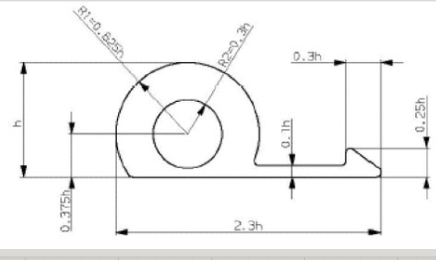
#> input picture test_crop.png, 436 x 260 px
$ python -i s0_preprocess.py   (imports and definitions only)
#> lines starting #> are read from the running program, lines starting #| are printed output that depends on the picture; after the words box and inside, x2 and y2 are one past the last pixel; in counts of white or black regions, pixels touching at a corner belong together
#> further down, picture is the input picture: shape (260, 436, 3); mean B, G, R 245, 245.2, 245.3
"""
Stage S0: Preprocess
Converts input image to grayscale, scale-normalizes to fixed long side (~2000px),
and performs dual binarization (dark for geometry, any_ink for thin grey lines).
"""

import cv2
import numpy as np
from typing import Tuple, Dict, Any


def preprocess_image(
    img_bgr: np.ndarray,
    target_long_side: int = 2000,
    dark_thresh: int = 110,
    ink_thresh: int = 210
) -> Tuple[np.ndarray, np.ndarray, np.ndarray, float, Tuple[int, int]]:
    """
    S0 Preprocessing:
    - Scale normalizes image so max(h, w) == target_long_side.
    - Converts to grayscale.
    - Dual binarization:
        - `dark`: threshold ~110 for solid workpiece geometry.
        - `any_ink`: threshold ~210 for thin grey dimension & witness lines.

    Returns:
        gray: Grayscale normalized image (h, w)
        dark: Binary mask of solid geometry (h, w)
        any_ink: Binary mask of all strokes (geometry + annotations) (h, w)
        scale: Scale factor applied to original image
        orig_shape: (orig_h, orig_w)
    """
#> called with target_long_side = 2000, dark_thresh = 110, ink_thresh = 210
    orig_h, orig_w = img_bgr.shape[:2]
#> orig_h = 260; orig_w = 436
    max_dim = max(orig_h, orig_w)
#> max_dim = 436

    if max_dim != target_long_side and max_dim > 0:
        scale = float(target_long_side) / float(max_dim)
#> scale = 4.59
        new_w = int(round(orig_w * scale))
#> new_w = 2000
        new_h = int(round(orig_h * scale))
#> new_h = 1193
        interp = cv2.INTER_CUBIC if scale > 1.0 else cv2.INTER_AREA
#> interp = 2
        img_scaled = cv2.resize(img_bgr, (new_w, new_h), interpolation=interp)
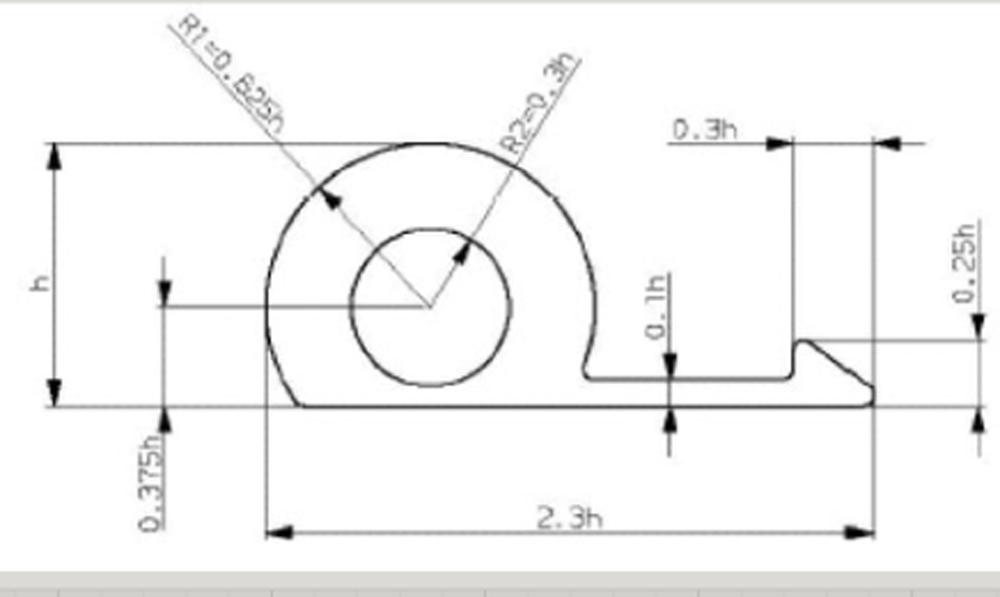
#> img_scaled: shape (1193, 2000, 3) (shown at 1/2 size); mean B, G, R 244.9, 245.1, 245.2
    else:
        scale = 1.0
        img_scaled = img_bgr.copy()

    gray = cv2.cvtColor(img_scaled, cv2.COLOR_BGR2GRAY)

    # Dual binarization:
    # In standard drawings, background is light (>220) and ink is dark (<210).
    # dark: threshold ~100-110 for dark geometry
    # any_ink: threshold ~200-210 for any ink including light dimension lines
    ink_pixels = gray[gray < 235]
    if len(ink_pixels) > 50:
        p10 = float(np.percentile(ink_pixels, 10))
#> p10 = 121
        p70 = float(np.percentile(ink_pixels, 70))
#> p70 = 218
        if p10 > 80:
            actual_dark = int(min(185, max(dark_thresh, p70)))
#> actual_dark = 185
        else:
            actual_dark = dark_thresh
    else:
        actual_dark = dark_thresh

    _, dark = cv2.threshold(gray, actual_dark, 255, cv2.THRESH_BINARY_INV)
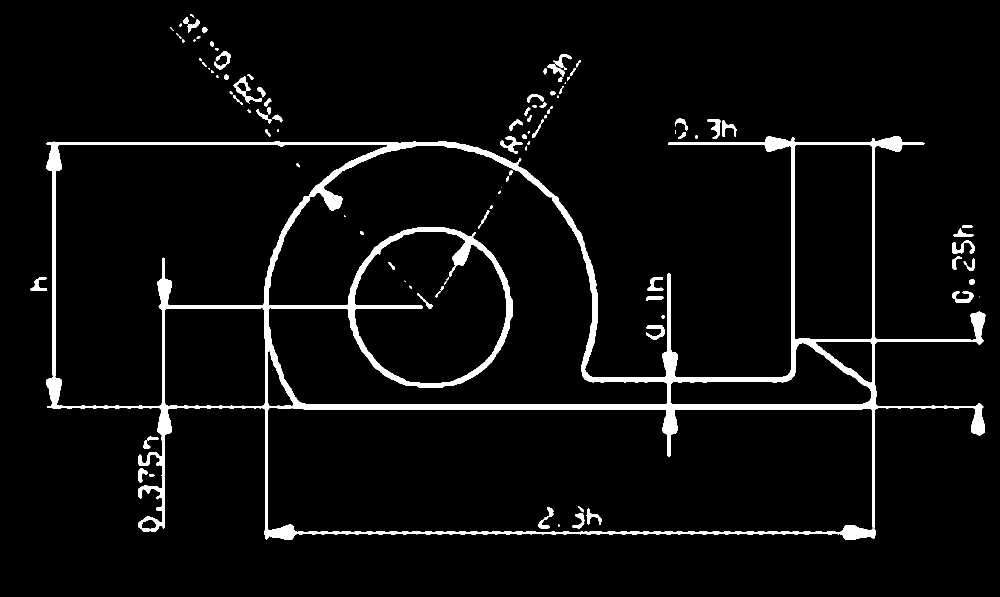
#> dark: shape (1193, 2000) (shown at 1/2 size); 4.6% white; 103 white regions (18 under 20 px), largest, box (x1, y1, x2, y2) and area: (92, 273, 1971, 1080) 95940, (467, 153, 524, 205) 727, (1095, 108, 1144, 153) 671
    _, any_ink = cv2.threshold(gray, ink_thresh, 255, cv2.THRESH_BINARY_INV)
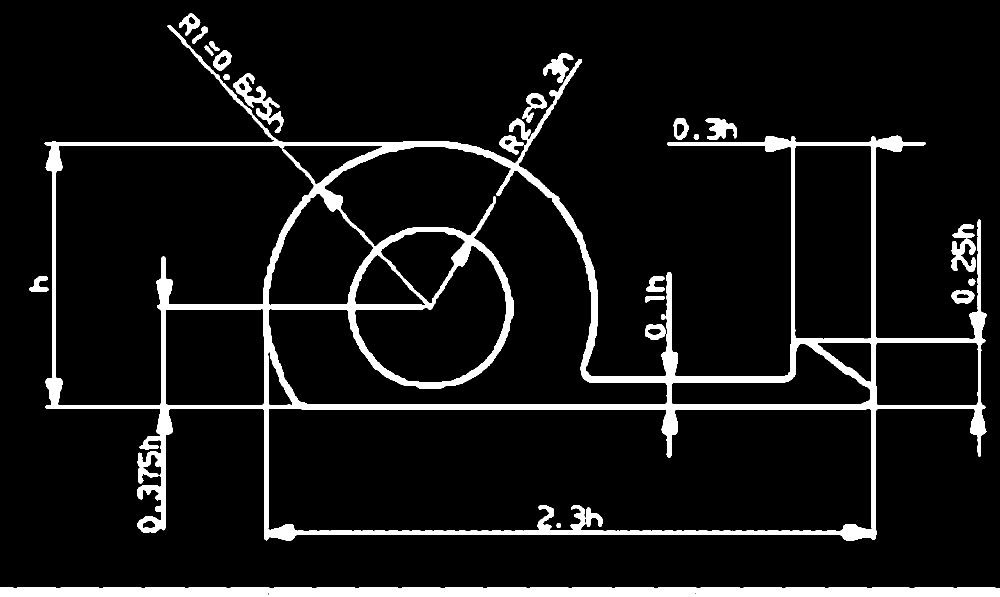
#> any_ink: shape (1193, 2000) (shown at 1/2 size); 8.2% white; 26 white regions, largest, box (x1, y1, x2, y2) and area: (89, 50, 1974, 1081) 141929, (0, 1175, 2000, 1193) 35772, (466, 146, 567, 266) 3023

    # Boundary margin clearing (2px border)
    dark[:2, :] = 0; dark[-2:, :] = 0; dark[:, :2] = 0; dark[:, -2:] = 0
    any_ink[:2, :] = 0; any_ink[-2:, :] = 0; any_ink[:, :2] = 0; any_ink[:, -2:] = 0
#> after `any_ink[-2:, :] = 0`:
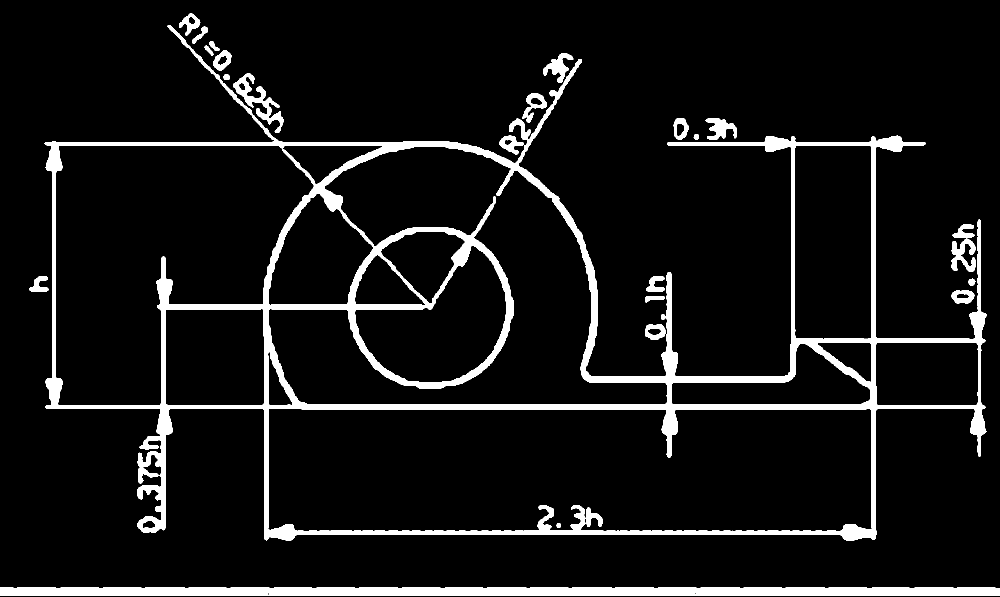
#> any_ink: shape (1193, 2000) (shown at 1/2 size); 8% white; 26 white regions, largest, box (x1, y1, x2, y2) and area: (89, 50, 1974, 1081) 141929, (0, 1175, 2000, 1191) 31772, (466, 146, 567, 266) 3023
#> after `any_ink[:, :2] = 0`: any_ink: shape (1193, 2000); 8% white; 26 white regions, largest, box (x1, y1, x2, y2) and area: (89, 50, 1974, 1081) 141929, (2, 1175, 2000, 1191) 31740, (466, 146, 567, 266) 3023
#> after `any_ink[:, -2:] = 0`: any_ink: shape (1193, 2000); 8% white; 26 white regions, largest, box (x1, y1, x2, y2) and area: (89, 50, 1974, 1081) 141929, (2, 1175, 1998, 1191) 31710, (466, 146, 567, 266) 3023

    return gray, dark, any_ink, scale, (orig_h, orig_w)

>>> import cv2
>>> picture = cv2.imread('../test_crop.png')
>>> result = preprocess_image(picture)
#> result = 5 items

$ run again, on bracket_draft.png
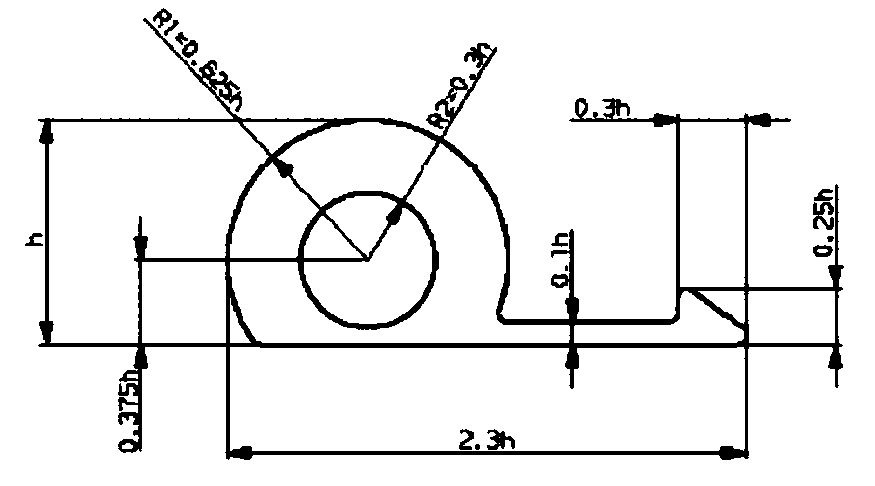
#> input picture bracket_draft.png, 875 x 486 px
#> picture is the input picture: shape (486, 875, 3); 92.7% white; 16 black regions (1 under 20 px), largest, box (x1, y1, x2, y2) and area: (38, 18, 844, 460) 28909, (813, 202, 834, 230) 343, (487, 429, 515, 450) 294
#> in preprocess_image, `img_scaled = cv2.resize(img_bgr, (new_w, new_h), interpolation=interp)`:
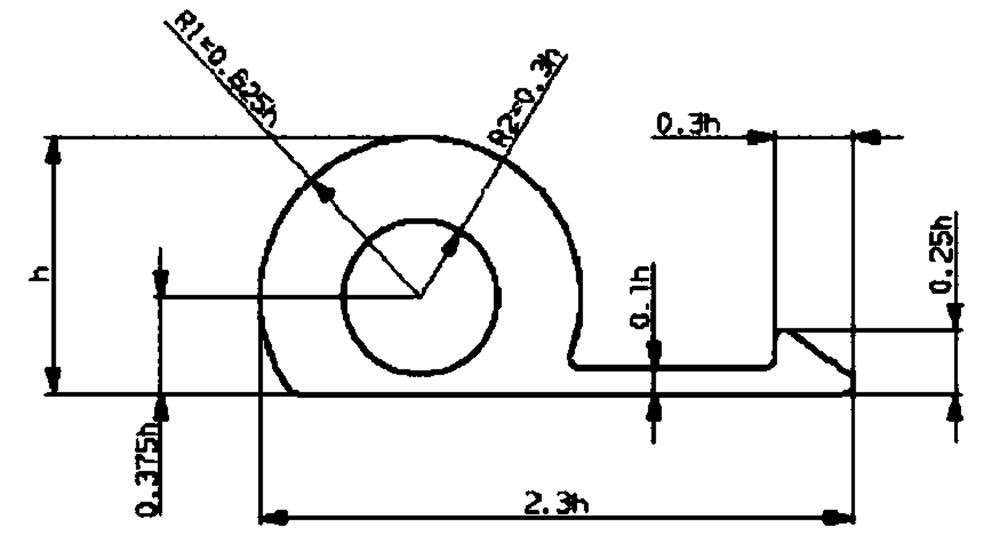
#> img_scaled: shape (1111, 2000, 3) (shown at 1/2 size); min 0, max 255, mean 236.5
#> p10 = 0
#> p70 = 20
#> dark: shape (1111, 2000); 7.1% white; 16 white regions, largest, box (x1, y1, x2, y2) and area: (87, 41, 1929, 1052) 147961, (1858, 462, 1906, 526) 1730, (1113, 981, 1177, 1029) 1481
#> in preprocess_image, `_, any_ink = cv2.threshold(gray, ink_thresh, 255, cv2.THRESH_BINARY_INV)`:
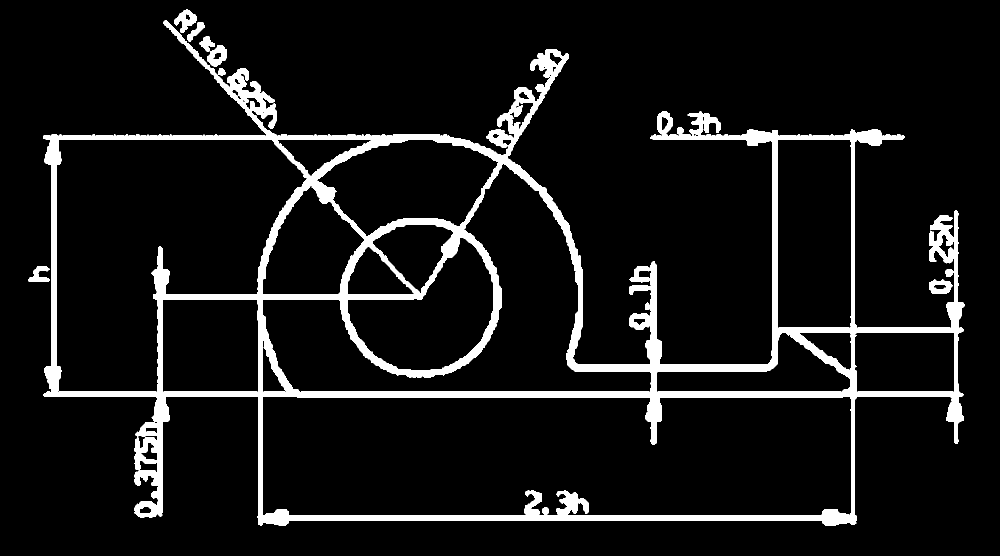
#> any_ink: shape (1111, 2000) (shown at 1/2 size); 8.3% white; 16 white regions, largest, box (x1, y1, x2, y2) and area: (86, 40, 1930, 1052) 172207, (1858, 461, 1907, 527) 2041, (1112, 980, 1178, 1029) 1753
#> result = 5 items
